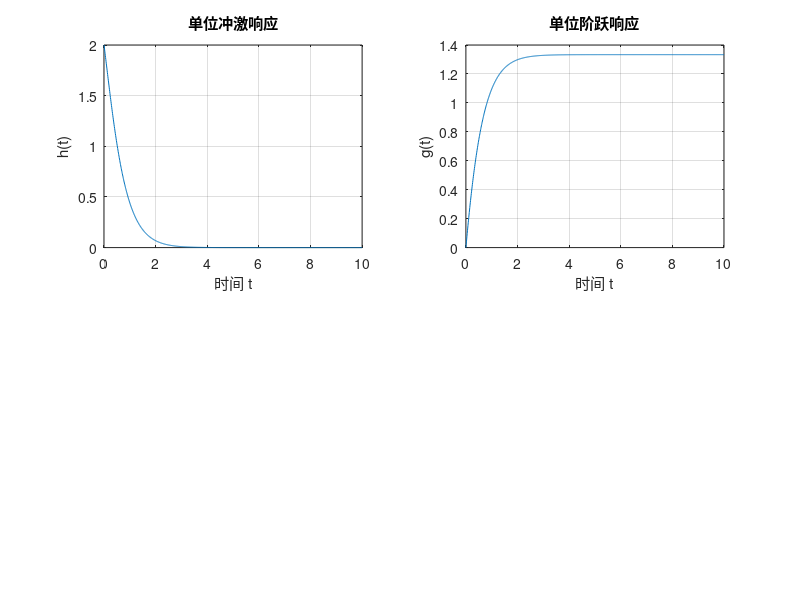

This chart was generated by the following MATLAB code: (Note: this script raises an error after producing the figure.)
a=[1 5 6]; 
b=[2 8]; 
sys = tf(b, a); % 创建传递函数对象


t_impulse = 0:0.01:10; % 定义时间范围
h = impulse(sys,t_impulse);%单位冲激响应

subplot(221),plot(t_impulse, h), grid on;
title('单位冲激响应');
xlabel('时间 t');
ylabel('h(t)');




t_step = 0:0.01:10; % 定义时间范围
g = step(sys,t_step);%单位跃迁响应
subplot(222),plot(t_step, g),grid on;
title('单位阶跃响应');
xlabel('时间 t');
ylabel('g(t)');
t = 0:0.01:10; % 定义时间范围
e = exp(-t).*heaviside(t); % 输入信号 e(t) = exp(-t)*u(t)


% 利用lsim()函数求零状态响应
yzs_lsim =lsim(sys, e, t); 
%figure; 
subplot(223),plot(t, yzs_lsim),grid on;
title('利用lsim()函数求零状态响应');
xlabel('时间 t');
ylabel('yzs(t)');


